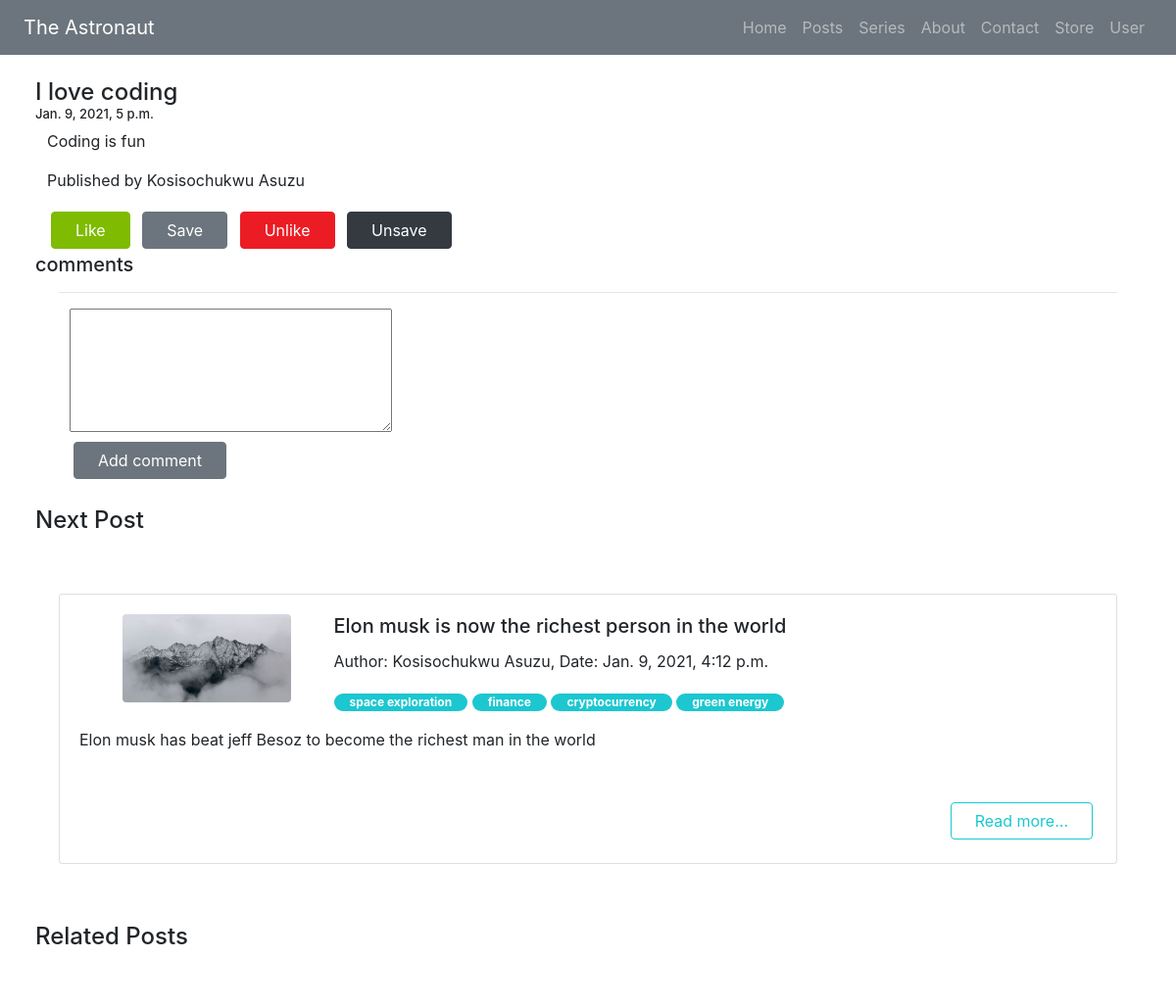
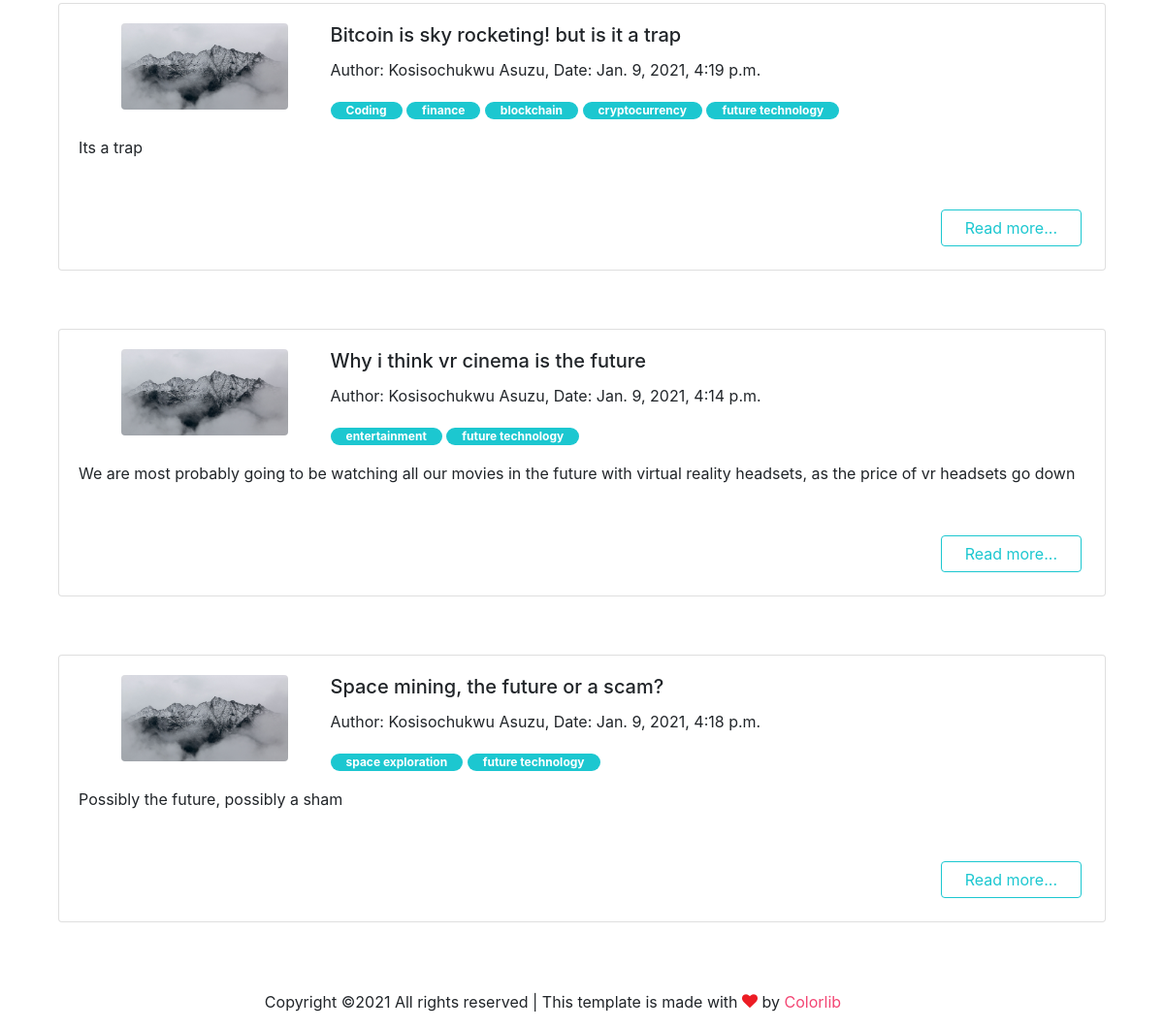
The app's page /article/1 with its own data (2 pictures, top to bottom).
### blog/models.py (models this page shows, shortened)
class Post(models.Model):
    title = models.CharField(max_length=200)
    content = RichTextField(blank=True, null=True)
    category = models.ManyToManyField(Category)
    author = models.ForeignKey(Author, on_delete=models.CASCADE)
    date_written = models.DateTimeField()
    title_image = models.URLField(default="")
    def get_next_post(self):
        posts = Post.objects.all()
        for x in range(len(posts)):
            if x == len(posts)-1:
                return posts[0]
            if posts[x] == self:
                return posts[x+1]
    def get_related_posts(self):
        posts_set = set()
        posts = []
        for category in self.category.all():
            cat_list = Post.objects.filter(category=category).exclude(title=self.title)
            posts_set.update(cat_list)
        for post in posts_set:
            posts.append(post)
        random.shuffle(posts)
        return posts[:3]
    def get_comments(self):
        comments = Comment.objects.filter(post=self)
        return comments

class Author(models.Model):
    user = models.ForeignKey(User, on_delete=models.CASCADE)
    def __str__(self):
        u = self.user
        return f'{u.first_name} {u.last_name}'

class Category(models.Model):
    name = models.CharField(max_length=200)

### blog/views.py (the view)
# urls.py: path("article/<int:post_pk>", views.article, name="Article"),
def article(request, post_pk):
    p = Post.objects.get(pk=post_pk)
    context = {
        "post": p,
        "next_post": p.get_next_post(),
        "related_posts": p.get_related_posts()
    }
    return render(request, 'article.html', context)

### blog/templates/article.html (shortened to what this page needs)
{% extends 'base.html' %}
{% block content%}
<h4 class="article-header">{{post.title}}
<p class="article-date">
    {{post.date_written}}
</p>
</h4>
<div  class="article-content">
    <p>
        {{post.content | safe}}
    </p>
    <p>
        Published  by {{post.author}}
    </p>
    <button type="button"  data-toggle="modal" data-target="#exampleModalCenter" class="btn px-4 m-1 btn-success">Like</button>
    <button type="button" class="btn px-4 m-1 btn-secondary">Save</button>
    <button type="button" class="btn px-4 m-1 btn-danger">Unlike</button>
    <button type="button" class="btn px-4 m-1 btn-dark">Unsave</button>
</div>
<h5 class="article-header">comments</h5>
<hr style="width:90%; margin-left:5%;">
<div class="article-content">
    <form action="">
        <div style="margin-left:2%;">
            <textarea name="" id="" cols="30" rows="5"></textarea>
        </div>
        <div style="margin-left:2%;">
            <button type="button" class="btn px-4 m-1 btn-secondary">Add comment</button>
        </div>
    </form>
</div>
<br>
<h4 class="article-header">Next Post</h4>
    {% include 'article_card.html' with post=next_post %}
<h4 class="article-header">Related Posts</h4>
     {% for post in related_posts %}
         {% include 'article_card.html' with post=post %}
     {% endfor %}
{% endblock content%}

### blog/templates/base.html (shortened to what this page needs)
<!doctype html>
<html lang="en">
  <head>
    {% load static %}
    <link rel="stylesheet" href="{% static 'fonts/icomoon/style.css' %}">
    <link rel="stylesheet" href="{% static 'css/bootstrap.min.css' %}">
    <link rel="stylesheet" href="//maxcdn.bootstrapcdn.com/font-awesome/4.3.0/css/font-awesome.min.css">
    <link rel="stylesheet" href="{% static 'css/nouislider.min.css' %}">
    <link rel="stylesheet" href="{% static 'css/bootstrap-datetimepicker.css' %}">
    <link rel="stylesheet" href="{% static 'css/style.css' %}">
    <link rel="stylesheet" href="{% static 'css/mystyle.css' %}">
  </head>
  <body>
   <nav class=" px-4 navbar navbar-expand-lg navbar-dark bg-secondary mb-4 my-nav">
          <a class="navbar-brand" href="#">The Astronaut</a>
          <div class="collapse navbar-collapse" id="navbarNavDropdown4">
            <ul class="navbar-nav ml-auto">
              <li class="nav-item">
                <a class="nav-link" href="{% url 'Home' %}"><span>Home</span></a>
              </li>
              <li class="nav-item">
                <a class="nav-link" href="{% url 'Posts' %}" aria-disabled="true"><span>Posts</span></a>
              </li>
                 <li class="nav-item">
                <a class="nav-link" href="{% url 'Series' %}" aria-disabled="true"><span>Series</span></a>
              </li>
              <li class="nav-item">
                <a class="nav-link" href="{% url 'About' %}"><span>About</span></a>
              </li>
              <li class="nav-item">
                <a class="nav-link" href="{% url 'Contact' %}"><span>Contact</span></a>
              </li>
              <li class="nav-item">
                <a class="nav-link" href="{% url 'Store' %}" aria-disabled="true"><span>Store</span></a>
              </li>
              <li class="nav-item">
                <a class="nav-link" href="#" data-toggle="modal" data-target="#exampleModalCenter" aria-disabled="true"><span>User</span></a>
              </li>
            </ul>
          </div>
        </nav>
        {% block content %}
        {% endblock %}
      <div class="space">
      </div>
      <div class="container  footer">
        <div class="row justify-content-center text-center">
          <div class="col-md-7">
            <p>
            Copyright &copy;<script>document.write(new Date().getFullYear());</script> All rights reserved | This template is made with <i class="icon-heart text-danger" aria-hidden="true"></i> by <a href="https://colorlib.com" target="_blank" >Colorlib</a>
            </p>
          </div>
        </div>
      </div>
  </body>
</html>

### blog/templates/article_card.html (shortened to what this page needs)
  <div class="article">
      <div class="card card-20201">
              {% load static %}
              <div class="card-body">
                <div class="col-lg-3 text-center side-image">
                  <img src="{% static 'images/hero_1.jpg' %}" alt="Image" class="img-fluid w-75 rounded img-raised">
                </div>
                <div>
                <h5 class="card-title">{{post.title}}</h5>
                    <p>
                        Author: {{post.author}}, Date: {{post.date_written}}
                    </p>
                    <p>
                        {% for cat in post.category.all %}
                        <span class="badge px-3 badge-pill badge-info">{{cat.name}}</span>
                        {% endfor %}
                    </p>
                <p class="card-text mb-5">{{post.content | safe }}</p>
                <a href="{% url 'Article' post.pk %}" class="btn px-4 m-1 btn-outline-info read-more ">Read more...</a>
                </div>
              </div>
  </div>
  </div>

### blog/static/css/mystyle.css (style rules this page uses)
.footer { position: fixed; left: 0; bottom: 0; width: 100%; text-align: center; }
.article { width:90%; margin: 5%; }
.read-more { float: right; }
.space { height: 50px; }
.side-image { display:inline-block; float:left; }
.my-nav { margin-bottom:0px; }
.article-header { margin-left:3%; }
.article-content { display: block; margin-left:4%; }
.article-date { display: block; margin:0; font-size: small; }

### records on screen
Post: title "I love coding", date_written "Jan. 9, 2021, 5 p.m.", content "Coding is fun", author "Kosisochukwu Asuzu"
Post: title "Elon musk is now the richest person in the world", author "Kosisochukwu Asuzu", date_written "Jan. 9, 2021, 4:12 p.m.", content "Elon musk has beat jeff Besoz to become the richest man in the world"
Category: name "space exploration"
Category: name "finance"
Category: name "cryptocurrency"
Category: name "green energy"
Post: title "Bitcoin is sky rocketing! but is it a trap", author "Kosisochukwu Asuzu", date_written "Jan. 9, 2021, 4:19 p.m.", content "Its a trap"
Category: name "Coding"
Category: name "blockchain"
Category: name "future technology"
Post: title "Why i think vr cinema is the future", author "Kosisochukwu Asuzu", date_written "Jan. 9, 2021, 4:14 p.m.", content "We are most probably going to be watching all our movies in the future with virtual reality headsets, as the price of vr headsets go down"
Category: name "entertainment"
Post: title "Space mining, the future or a scam?", author "Kosisochukwu Asuzu", date_written "Jan. 9, 2021, 4:18 p.m.", content "Possibly the future, possibly a sham"
